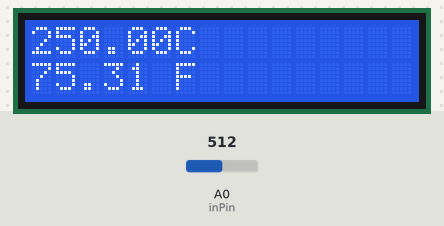
Recording of a sketch running on a simulated Arduino Uno, built with avr-gcc and run on an emulated ATmega328P. On the bench: 16×2 character LCD. Inputs (shaded band) come from the test bench; at power-on: A0 (inPin) = 512.

Above: at 1.2 s.
1.3 s: A0 (inPin) set to 716
At 3.0 s:
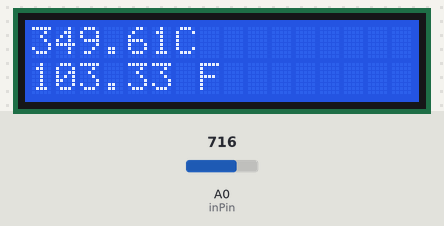
3.5 s: A0 (inPin) set to 900
At 4.9 s:
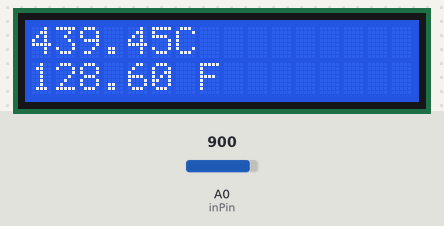
5.5 s: A0 (inPin) set to 1023
At 6.9 s:
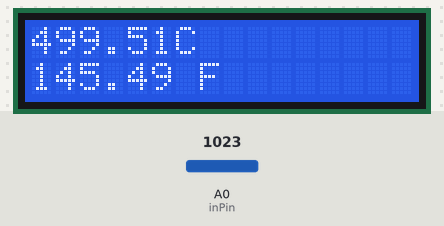
Timing chart, 0 to 8.5 s (numbered marks = the images above; inputs shaded):
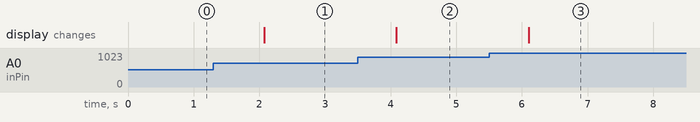

The sketch:

thermometer.ino
```cpp
#include<LiquidCrystal.h>
LiquidCrystal lcd(12,11,5,4,3,2);
const int inPin=0;

void setup() {
  lcd.begin(16,2);
}

void loop() {
  int value;
  value=analogRead(inPin);
  lcd.setCursor(0,1);
  float millivolts=(value/1024.0)*5000;
  float celsius=millivolts/10;
  lcd.clear();
  lcd.setCursor(0,0);
  lcd.print(celsius);
  lcd.print("C");
  lcd.setCursor(0,1);
  lcd.print((celsius*9)/32 + 5);
  lcd.print(" F");
  delay(1000);
}
```

Measured:
- after the input at 1.3 s, the display: changes after 0.78 s (image 1)
- after the input at 3.5 s, the display: changes after 0.59 s (image 2)
- after the input at 5.5 s, the display: changes after 0.60 s (image 3)
